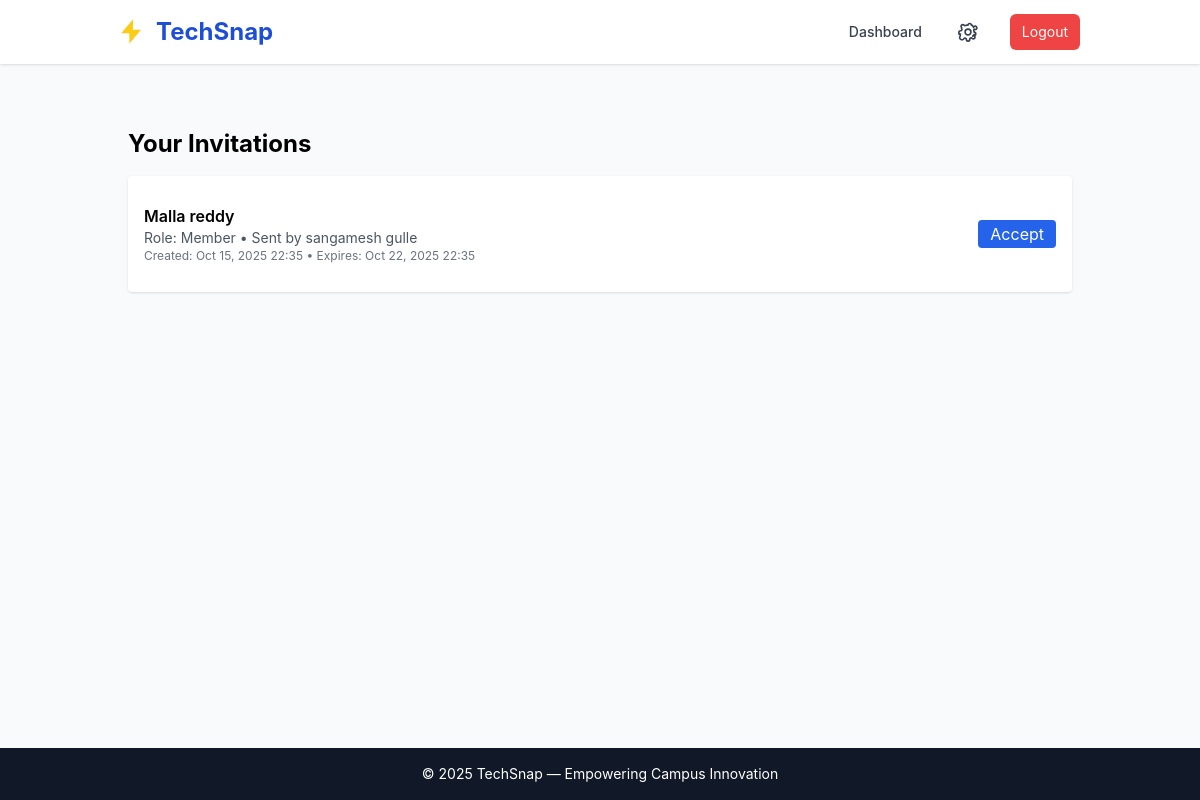
The page /accounts/invitations/ (signed in) on the database as committed earlier.
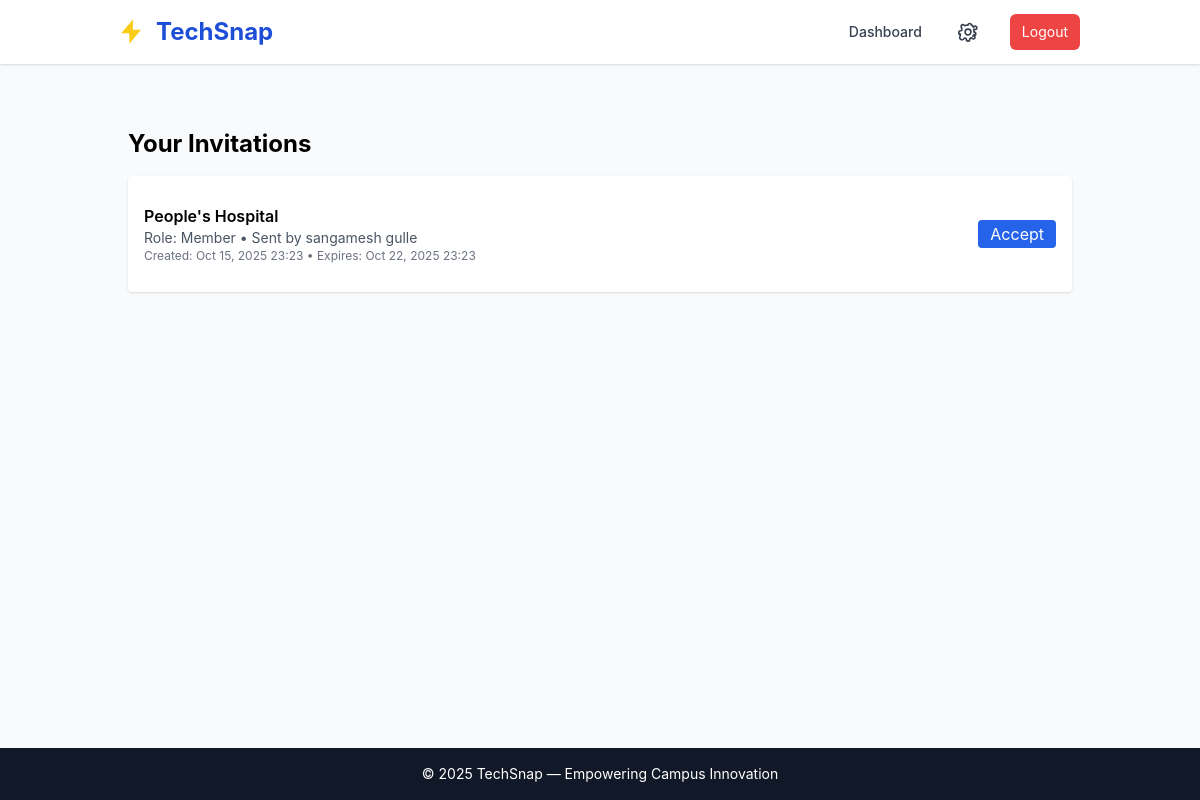
The same page on the database as committed later.
### organizations/models.py (models this page shows, shortened)
class Invite(models.Model):
    token = models.UUIDField(default=uuid.uuid4, editable=False, unique=True)
    org = models.ForeignKey(Organization, on_delete=models.CASCADE, related_name="invites")
    email = models.EmailField()
    role = models.CharField(max_length=20, choices=ROLE_CHOICES, default=ROLE_MEMBER)
    invited_by = models.ForeignKey(
        settings.AUTH_USER_MODEL,
        on_delete=models.SET_NULL,
        null=True,
        related_name="sent_invites"
    )
    payment = models.OneToOneField(
        Payment,
        null=True,
        blank=True,
        on_delete=models.SET_NULL
    )
    is_accepted = models.BooleanField(default=False)
    accepted = models.BooleanField(default=False)
    created_at = models.DateTimeField(auto_now_add=True)
    expires_at = models.DateTimeField(null=True, blank=True)

class Organization(models.Model):
    uuid = models.UUIDField(default=uuid.uuid4, editable=False, unique=True)
    name = models.CharField(max_length=255)
    campus = models.CharField(max_length=255, blank=True, null=True)  # Mallareddy campus etc.
    created_by = models.ForeignKey(
        settings.AUTH_USER_MODEL,
        on_delete=models.SET_NULL,
        null=True,
        related_name="created_organizations",
    )
    created_at = models.DateTimeField(auto_now_add=True)
    updated_at = models.DateTimeField(auto_now=True)
    class Meta:
        ordering = ["-created_at"]

### accounts/models.py (models this page shows, shortened)
class User(AbstractUser):
    id = models.UUIDField(primary_key=True, default=uuid.uuid4, editable=False)
    email = models.EmailField(unique=True)
    is_email_verified = models.BooleanField(default=False)
    created_at = models.DateTimeField(auto_now_add=True)
    updated_at = models.DateTimeField(auto_now=True)
    USERNAME_FIELD = 'email'
    REQUIRED_FIELDS = ['username']
    class Meta:
        db_table = 'users'

### accounts/views.py (the view)
# urls.py: path('invitations/', views.invitations_view, name='invitations'),
@login_required
def invitations_view(request):
    user = request.user
    invites = Invite.objects.filter(email=user.email, accepted=False, expires_at__gt=timezone.now())
    return render(request, "accounts/invitations.html", {"invites": invites})

### templates/accounts/invitations.html
{% extends "base.html" %}
{% load static %}
{% block content %}
<div class="container mx-auto px-4 py-10">
    <h2 class="text-2xl font-bold mb-4">Your Invitations</h2>
    {% if invites %}
        <div class="bg-white rounded shadow p-4">
            <ul class="divide-y">
                {% for invite in invites %}
                <li class="py-3 flex justify-between items-center">
                    <div>
                        <div class="font-semibold">{{ invite.org.name }}</div>
                        <div class="text-sm text-gray-600">
                            Role: {{ invite.get_role_display }} •
                            Sent by {{ invite.invited_by.get_full_name|default:invite.invited_by.username }}
                        </div>
                        <div class="text-xs text-gray-500">
                            Created: {{ invite.created_at|date:"M d, Y H:i" }} •
                            Expires: {{ invite.expires_at|date:"M d, Y H:i" }}
                        </div>
                    </div>
                    <div class="text-right">
                        {% if invite.accepted %}
                            <span class="text-green-600">Accepted</span>
                        {% else %}
                            <a href="{% url 'organizations:accept_invite' invite.token %}"
                               class="bg-blue-600 text-white px-3 py-1 rounded">Accept</a>
                        {% endif %}
                    </div>
                </li>
                {% endfor %}
            </ul>
        </div>
    {% else %}
        <p class="text-gray-600">You have no pending invitations.</p>
    {% endif %}
</div>
{% endblock %}

### templates/base.html (shortened to what this page needs)
<!DOCTYPE html>
<html lang="en">
<head>
  <script src="https://cdn.tailwindcss.com"></script>
  <link rel="stylesheet" href="https://cdn.jsdelivr.net/npm/bootstrap-icons@1.10.5/font/bootstrap-icons.css">
</head>
<body class="min-h-screen flex flex-col">
  {% include 'includes/navbar.html' %}
  <main class="flex-1 container mx-auto p-6">
    {% block content %}{% endblock %}
  </main>
  <footer class="bg-gray-900 text-white text-center py-4">
    <p class="text-sm">&copy; 2025 TechSnap — Empowering Campus Innovation</p>
  </footer>
</body>
</html>

### templates/includes/navbar.html (shortened to what this page needs)
{% load static %}
<nav class="bg-white shadow sticky top-0 z-50">
  <div class="container mx-auto px-4 md:px-6 lg:px-8">
    <div class="flex items-center justify-between h-16">
      <div class="flex items-center space-x-3">
        <a href="{% url 'accounts:home' %}" class="flex items-center space-x-2">
          <svg xmlns="http://www.w3.org/2000/svg" class="w-7 h-7 text-yellow-400" viewBox="0 0 24 24" fill="currentColor" aria-hidden="true">
            <path d="M11.29 1L1 13h7v9l10-12h-7L11.29 1z"/>
          </svg>
          <span class="text-2xl font-bold text-blue-700">TechSnap</span>
        </a>
      </div>
      <div class="hidden md:flex md:items-center md:space-x-4">
        {% if user.is_authenticated %}
          <a href="{% url 'accounts:choose_action' %}"
             class="px-3 py-2 rounded-md text-sm font-medium text-gray-700 hover:bg-gray-100">
             Dashboard
          </a>
          <a href="{% url 'accounts:profile_settings' %}" title="Profile settings"
             class="p-2 rounded-full hover:bg-gray-100" aria-label="Settings">
          </a>
          <form method="post" action="{% url 'accounts:logout' %}" class="inline">
            <button type="submit" class="ml-2 px-3 py-2 bg-red-500 text-white rounded-md text-sm hover:bg-red-600">
              Logout
            </button>
          </form>
        {% else %}
          <a href="{% url 'accounts:login' %}" class="px-3 py-2 rounded-md text-sm text-gray-700 hover:bg-gray-100">Login</a>
          <a href="{% url 'accounts:signup' %}" class="px-3 py-2 bg-blue-600 text-white rounded-md text-sm hover:bg-blue-700">Sign Up</a>
        {% endif %}
      </div>
    </div>
  </div>
</nav>

### templates/base.html (style rules this page uses)
body { font-family: 'Inter', sans-serif; background-color: #f8fafc; }

Rows that differ between the two databases and show on the page:
no longer on this page (row edited): Invite: org.name "Malla reddy", role "Member", invited_by.get_full_name "sangamesh gulle", created_at "Oct 15, 2025 22:35", expires_at "Oct 22, 2025 22:35", accepted "Accept"
added Invite: org.name "People's Hospital", role "Member", invited_by.get_full_name "sangamesh gulle", created_at "Oct 15, 2025 23:23", expires_at "Oct 22, 2025 23:23", accepted "Accept"
